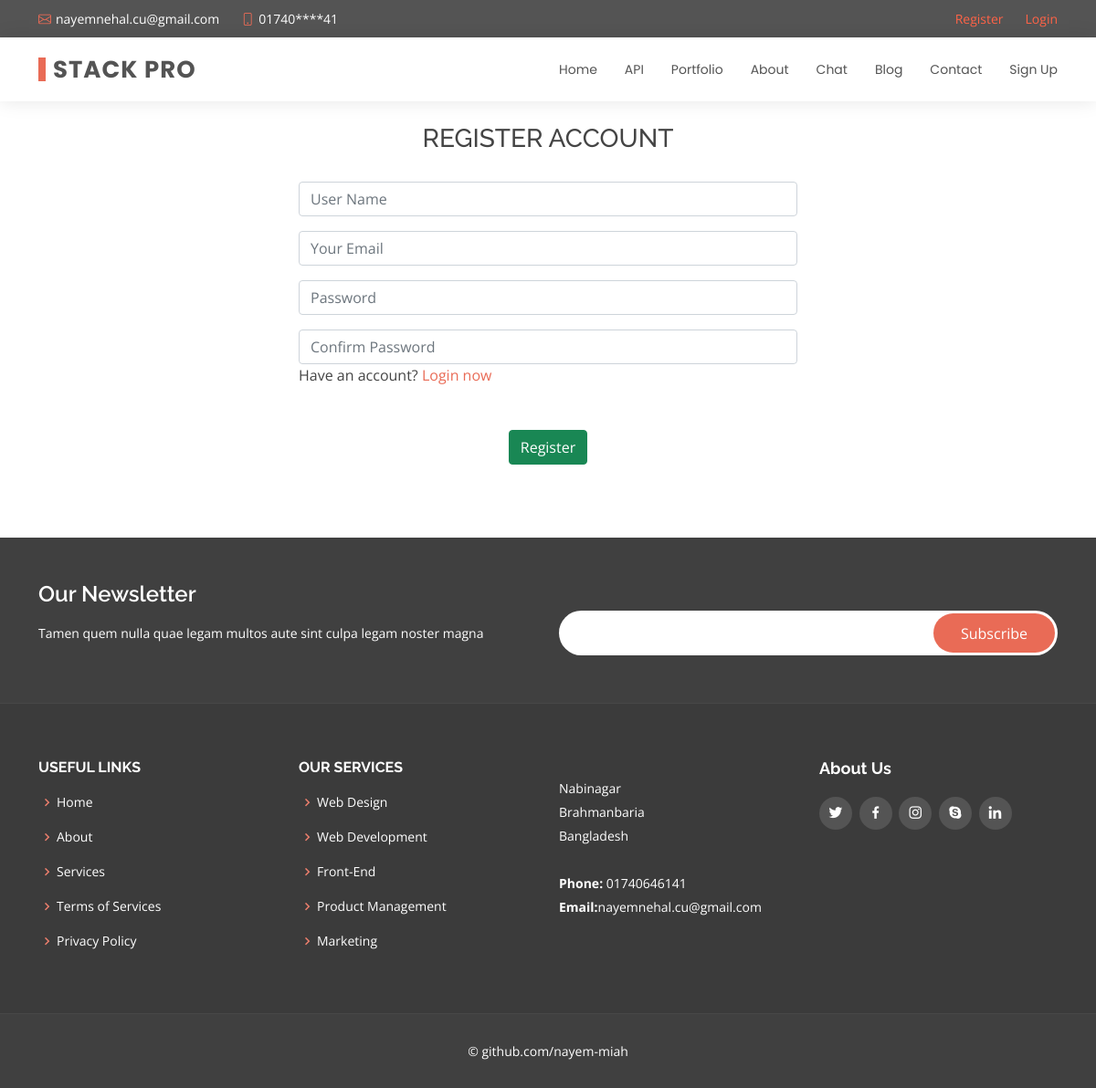
Screenshot of /account/ with the database file from the repository.
### header/models.py (models this page shows, shortened)
class Top_header(models.Model):
    fav_icon = models.ImageField(upload_to='')
    fav_icon2 = models.ImageField(upload_to='')
    number = models.CharField(max_length=20)
    email = models.EmailField()
    twitter = models.URLField()
    facebook = models.URLField()
    instagram = models.URLField()
    linkedin = models.URLField()

class Header(models.Model):
    logo = models.CharField(max_length=25)

### account/views.py (the view, shortened to what this page needs)
# urls.py: path('', views.account, name='account'),
def account(request):
    template = 'account/account.html'
    top_header = Top_header.objects.order_by()
    header = Header.objects.order_by()
    context = {
        'top_headerdata': top_header,
        'headerdata': header,
    }
    return render(request, template_name=template, context=context)

### templates/account/account.html (shortened to what this page needs)
{% extends 'base.html' %}
{% load static %}
  {% block content %}
    <section id="contact" class="contact">
      <div class="container">
        <div class="row justify-content-center">
         <div class="col-lg-6 ">
            <form action="" method="post" role="form">
              <div class="row">
                  <h3 class="text-center">REGISTER ACCOUNT</h3>
                  <div class="form-group mt-3">
                  <input type="text" name="user_name" class="form-control" id="name" placeholder="User Name" required>
                  </div>
                  <div class="form-group mt-3">
                  <input type="email" class="form-control" name="email" id="email" placeholder="Your Email" required>
                  </div>
                  <div class="form-group mt-3">
                  <input type="password" class="form-control" name="password" id="password" placeholder="Password" required>
                  </div>
                  <div class="form-group mt-3">
                  <input type="password" class="form-control" name="confirm_password" id="password" placeholder="Confirm Password" required>
                  </div>
                <p>Have an account? <a href="{% url 'login'%}">Login now</a></p>
              <div class="text-center"><button type="submit" class="btn btn-success">Register</button></div>
            </form>
          </div>
        </div>
      </div>
    </section>
  {% endblock %}

### templates/base/header.html (shortened to what this page needs)
  <section id="topbar" class="d-flex align-items-center">
    <div class="container d-flex justify-content-center justify-content-md-between">
      <div class="contact-info d-flex align-items-center">
        <i class="bi bi-envelope d-flex align-items-center"><a href="mailto:contact@example.com">{{top_headerdata.0.email}}</a></i>
        <i class="bi bi-phone d-flex align-items-center ms-4"><span>{{top_headerdata.0.number}}</span></i>
      </div>
      <div class="social-links d-none d-md-flex align-items-center">
          {% if user.is_authenticated%}
               <a class="d-flex align-items-center ms-4" href="{%url 'logout'%}">Logout</a>
               <a class="d-flex align-items-center ms-4" style="color:tomato;">{{user.username}}</a>
          {% else %}
               <br/>
              <a class="d-flex align-items-center ms-4" style="color:tomato;" href="{% url 'index'%}">Register</a></p>
              <a class="d-flex align-items-center ms-4" style="color:tomato" href="{% url 'login'%}">Login</a></p>
          {% endif %}
      </div>
    </div>
  </section>
  <header id="header" class="d-flex align-items-center">
    <div class="container d-flex justify-content-between align-items-center">
      <div class="logo">
        <h1><a href="{% url 'index'%}">{{headerdata.0.logo}}</a></h1>
      </div>
      <nav id="navbar" class="navbar">
        <ul>
          <li><a class="{% block homeactive %} {% endblock %}" href="{% url 'index'%}">Home</a></li>
          <li><a class="{% block teamactive %} {% endblock %}" href="http://localhost:8000/docs/">API</a></li>
          <li><a class="{% block portfolioactive %} {% endblock %}" href="{% url 'portfolio'%}">Portfolio</a></li>
          <li><a class="{% block aboutactive %} {% endblock %}" href="{% url 'about'%}">About</a></li>
          <li><a class="" href="{% url 'chat:friend_list'%}">Chat</a></li>
          <li><a class="{% block blogactive %} {% endblock %}" href="{% url 'blog:blog'%}">Blog</a></li>
          <li><a class="{% block contactactive %}{% endblock %}" href="{% url 'contact'%}">Contact</a></li>
          {% if user.is_authenticated%}
             <li><a href="{% url 'profile'%}">Account</a></li>
          {% else %}
             <li><a href="{% url 'account'%}">Sign Up</a></li>
          {% endif %}
        </ul>
      </nav>
    </div>
  </header>

### static/assets/css/index.css (style rules this page uses)
body { font-family: "Open Sans", sans-serif; color: #444444; }
a { color: #e96b56; text-decoration: none; }
h1, h2, h3, h4, h5, h6 { font-family: "Raleway", sans-serif; }
#topbar { background: #545454; padding: 10px 0; font-size: 14px; }
#topbar .contact-info i { font-style: normal; color: #e96b56; }
#topbar .contact-info i a, #topbar .contact-info i span { padding-left: 5px; color: #fff; }
#topbar .contact-info i a { line-height: 0; transition: 0.3s; }
#topbar .social-links a { color: #bababa; line-height: 0; transition: 0.3s; margin-left: 10px; }
#header { height: 70px; transition: all 0.5s; z-index: 997; transition: all 0.5s; background: #fff; box-shadow: 0px 0px 20px 0px rgba(0, 0, 0, 0.1); }
#header .logo h1 { font-size: 26px; padding: 0 0 0 8px; margin: 11px 0; line-height: 1; font-weight: 700; letter-spacing: 1px; text-transform: uppercase; font-family: "Poppins", sans-serif; border-left: 8px solid #e96b56; }
#header .logo h1 a, #header .logo h1 a:hover { color: #545454; text-decoration: none; }
.navbar { padding: 0; }
.navbar ul { margin: 0; padding: 0; display: flex; list-style: none; align-items: center; }
.navbar li { position: relative; }
.navbar a { display: flex; align-items: center; justify-content: space-between; padding: 10px 0 10px 30px; font-family: "Poppins", sans-serif; font-size: 14px; color: #545454; white-space: nowrap; transition: 0.3s; }
section { padding: 0 0 80px 0; }

### rows the page displays
Top_header: email "nayemnehal.cu@gmail.com", number "01740****41"
Header: logo "STACK PRO"
